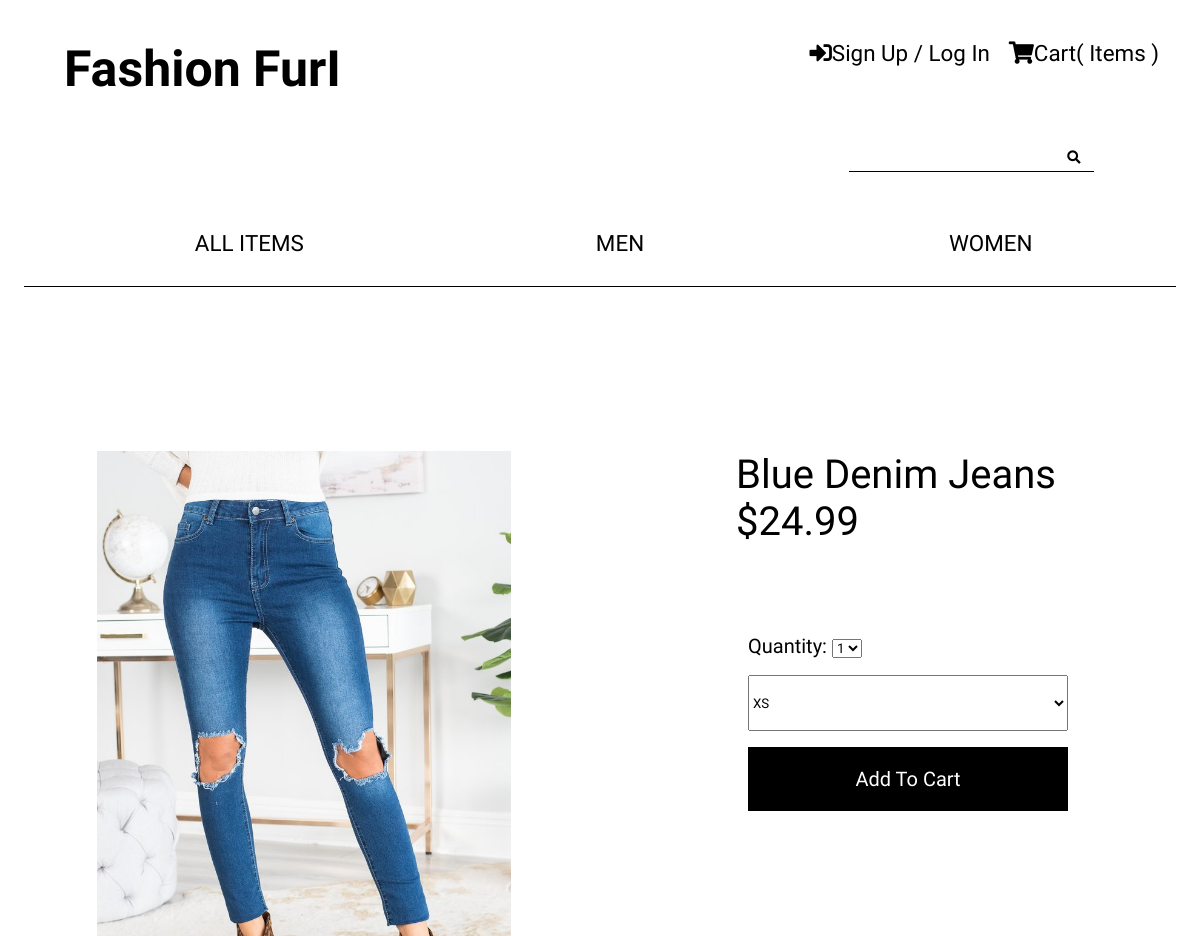
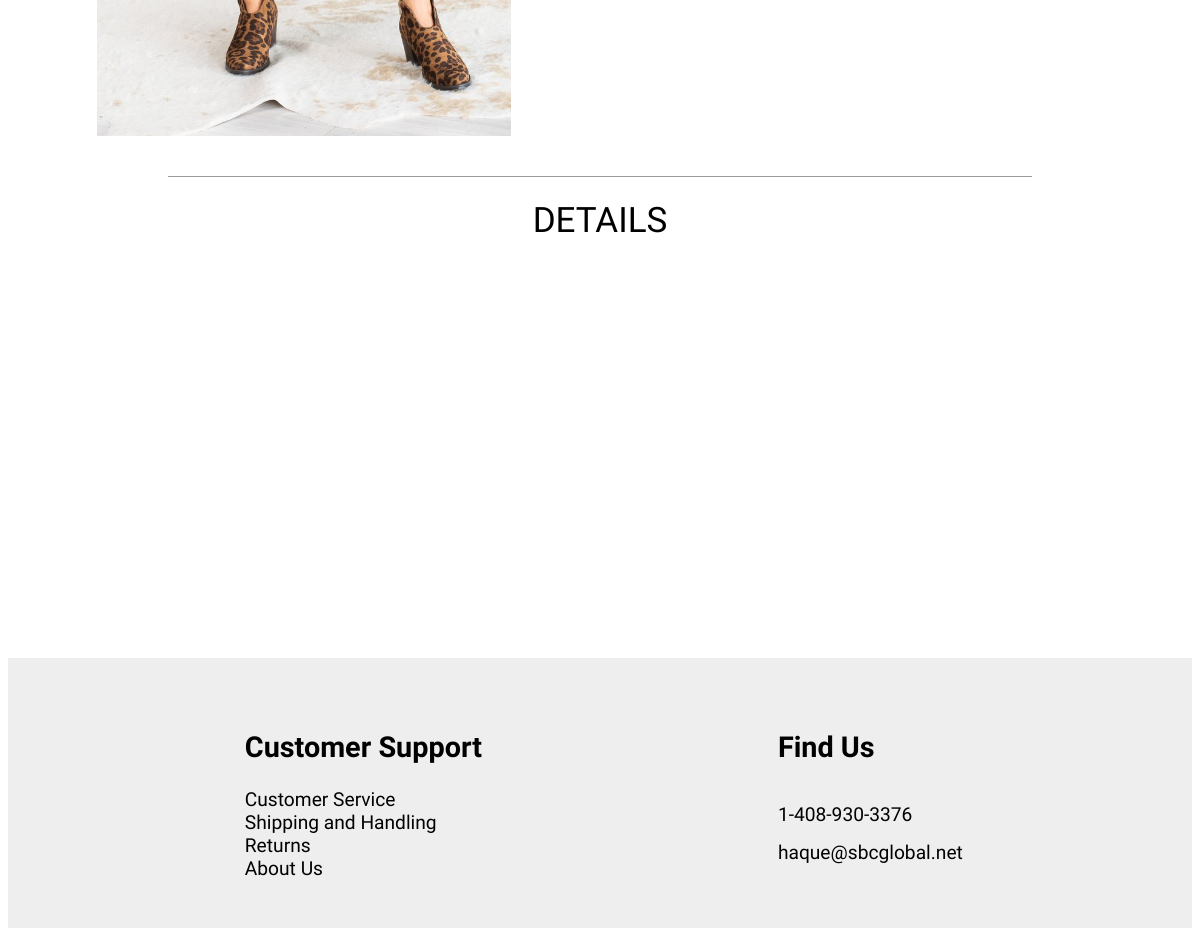
/3/blue-denim-jeans/, run on the app's committed database (2 pictures, top to bottom).
### myapp/models.py (models this page shows)
class Clothing(models.Model):
    name = models.CharField(max_length=500)
    price = models.DecimalField(max_digits=10, decimal_places=2)
    image = models.ImageField(upload_to='products/%Y/%m/%d', blank=True)
    color = models.CharField(max_length=100)
    category = models.ForeignKey(Category, related_name='products', on_delete=models.CASCADE)
    slug = models.SlugField(max_length=200, db_index=True)
    available = models.BooleanField(default=True)
    gender = models.CharField(max_length=100)
    class Meta:
        ordering = ('name',)
        index_together = (('id', 'slug'))

### myapp/views.py (the view)
# urls.py: path('<int:clothing_id>/<slug:slug>/', views.clothing_description, name="clothing_description"),
def clothing_description(request, clothing_id, slug):
    clothing = Clothing.objects.get(pk=clothing_id, slug=slug, available=True)
    cart_product_form = CartAddProductForm()
    return render(request, 'myapp/clothing_description.html', {
        "clothing": clothing,
        "cart_product_form": cart_product_form
    })

### cart/forms.py
class CartAddProductForm(forms.Form):
    quantity = forms.TypedChoiceField(
        choices = CLOTHING_QUANTITY_CHOICES,
        coerce=int, label='')
    new_quantity = forms.BooleanField(required=False, initial=False, widget=forms.HiddenInput)

### cart/context_processors.py (called while the page is built)
def cart(request):
    return {'cart': Cart(request)}

### myapp/templates/myapp/clothing_description.html (shortened to what this page needs)
{% extends "myapp/layout.html" %}
{% load static %}
{% block body %}
   <div class="product_description_page">
      <img class="clothing-details-img" src="{{ clothing.image.url }}" width=60%>
      <div class="details">
         <a class="product-description-details"> {{ clothing.name }}</a>
         <br>
         <span class="product-description-details">${{ clothing.price }}</span>
      </div>
      <form class="add-to-bag" method="post" action="{% url 'cart:cart_add' clothing_id=clothing.pk %}">
         <span class="cart-form">Quantity: {{ cart_product_form }}</span>
         <div class="sizes">
            <select name="sizes" id="sizes">
               <option value="xs">XS</option>
            </select>
         </div>
         <div class="cart-btn">
            <input class="bag-btn" type="submit" value="Add To Cart">
         </div>
      </form>
      <span class="clothing-details">Details</span>
      <hr>
   </div>
{% endblock %}

### myapp/static/myapp/style.css (style rules this page uses)
* { font-family: 'Caveat Brush'; color: black; }
.product_description_page { display: grid; grid-template-columns: repeat(2, 1fr); grid-template-rows: repeat(8, 1fr); }
.clothing-details-img { grid-columns: 1 / 2; width: 70%; grid-row: 2 / 6; margin-left: auto; margin-right: auto; margin-bottom: 2rem; }
.details { grid-columns: 2 / -1; grid-row: 2 / 3; font-size: 40px; margin-right: auto; margin-left: auto; display: block; font-family: 'Caveat Brush'; }
#sizes { width: 20rem; height: 3.5rem; margin-top: 1rem; }
.add-to-bag { grid-column: 2 / -1; grid-row: 3 / 5; width: 50%; margin-right: auto; margin-left: auto; height: 40%; color: white; font-family: 'Caveat Brush'; font-size: 25px; cursor: pointer; }
.cart-form { font-size: 20px; }
.bag-btn { font-family: 'Caveat Brush'; background-color: black; margin-top: 1rem; border: none; color: white; font-size: 20px; cursor: pointer; width: 20rem; height: 4rem; }
.clothing-details { grid-column: 1 / -1; grid-row: 6 / 7; margin-left: auto; margin-right: auto; margin-top: 2rem; font-family: 'Caveat Brush'; font-size: 35px; text-transform: uppercase; }
hr { grid-row: 6 / 7; grid-column: 1 / -1; margin-right: 10rem; margin-left: 10rem; margin-bottom: 2rem; border-bottom: none; border-left: none; border-right: none; }
form { margin: 1rem 0; }

### data on the page
Clothing: image (picture), name "Blue Denim Jeans", price "24.99"
